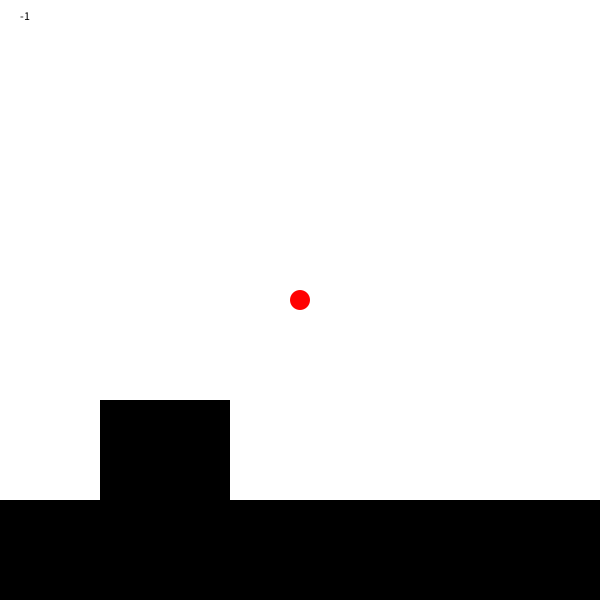
Frame 1 (no input)
Frame 60 (the mouse pressed at the canvas centre just before this capture): identical to frame 1, image omitted
Frame 120 (the mouse held since frame 60 and released just before this capture): identical to frame 1, image omitted

The Processing sketch that drew this single still picture (run headless with seeded random() and noise(); from frame 60 on, the mouse is pressed at the canvas centre):

// Processing sketch: Platformer
// ── Platformer.pde
int x, y;
int c1, c2, c3, c4;

void setup() {
  size (600, 600);
  frameRate(60);
  noStroke();

  x=width / 2;
  y=height / 2;
}

void draw() {
  background(255);

  fill (0);
  rect(0, 500, 600, 600);
  rect(100, 400, 130, 410);

  c1 = get (x + 10, y);
  c2 = get (x - 10, y);
  c3 = get (x, y + 10);
  c4 = get (x, y - 10);
  text (c1, 20, 20);

  if (c3 == -16777216) y = y - 3;
  if (c4 == -16777216) y = y + 3;
  if (c1 == -16777216) x = x - 3;
  if (c2 == -16777216) x = x + 3;

  fill(255, 0, 0);
  ellipse(x, y, 20, 20);

  if (keyPressed) {
    if (key == 'w') y = y - 3;
    if (key == 's') y = y + 3;
    if (key == 'a') x = x - 3;
    if (key == 'd') x = x + 3;
  }
}
